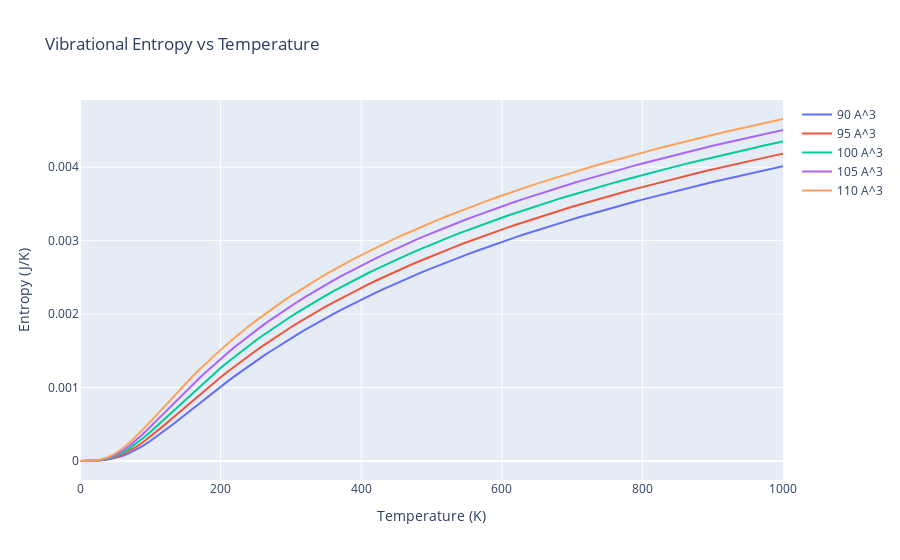

Notebook source saved alongside this figure:
### Code cell
# plot the entropy at volumes 90,95,100,105,110 A^3 as a function of temperature
selected_volumes = [90, 95, 100, 105, 110]
s_fig = go.Figure()
for i, volume in enumerate(selected_volumes):
    s_fig.add_trace(go.Scatter(
        x=temperatures,
        y=s_vib_v_t[np.where(volumes == volume)][0],
        mode='lines',
        name=f'{volume} A^3'
    ))
s_fig.update_layout(title='Vibrational Entropy vs Temperature', xaxis_title='Temperature (K)', yaxis_title='Entropy (J/K)')
s_fig.show()
